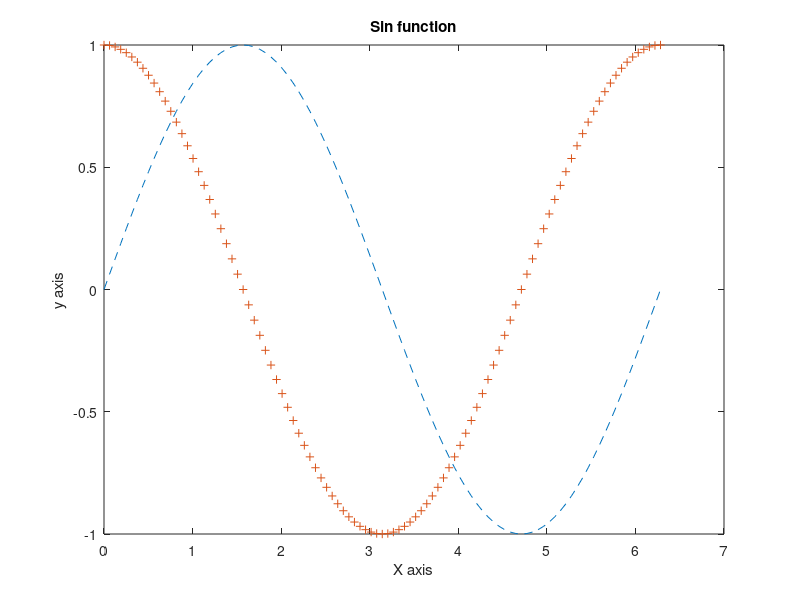

MATLAB code to generate this figure:
clc;
clear all;
x = 0:pi/50:2*pi;
y1 = sin(x);
y2 = cos(x);
plot(x,y1,'--',x,y2,'+');
xlabel('X axis');
ylabel('y axis');
title('Sin function')
